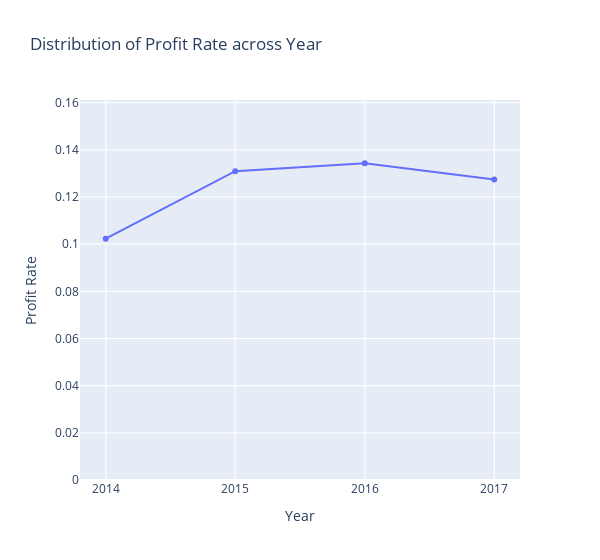

The code cell stored with this chart in its notebook:
### Markdown cell above
2. How do **profit Rate (Profit/Sales)** over years?

### Code cell
profit_rate_year = pd.DataFrame(
    {
        "Profit Rate": profit_sum_year["Profit"] / sales_sum_year["Sales"],
        "Year": profit_sum_year["Year"],
    }
)
eda_timeseries(profit_rate_year, "Year", "Profit Rate")

### Figure 1 — Plotly figure (JSON) as saved in the notebook; plotly's stock layout.template omitted (floating-point values rounded to 4 significant figures)
{"data": [{"mode": "lines+markers", "showlegend": false, "type": "scatter", "x": [2014, 2015, 2016, 2017], "y": [0.1023, 0.131, 0.1343, 0.1274]}], "layout": {"title": {"text": "Distribution of Profit Rate across Year"}, "width": 600, "xaxis": {"title": {"text": "Year"}}, "yaxis": {"range": [0, 0.1611], "title": {"text": "Profit Rate"}}}}
